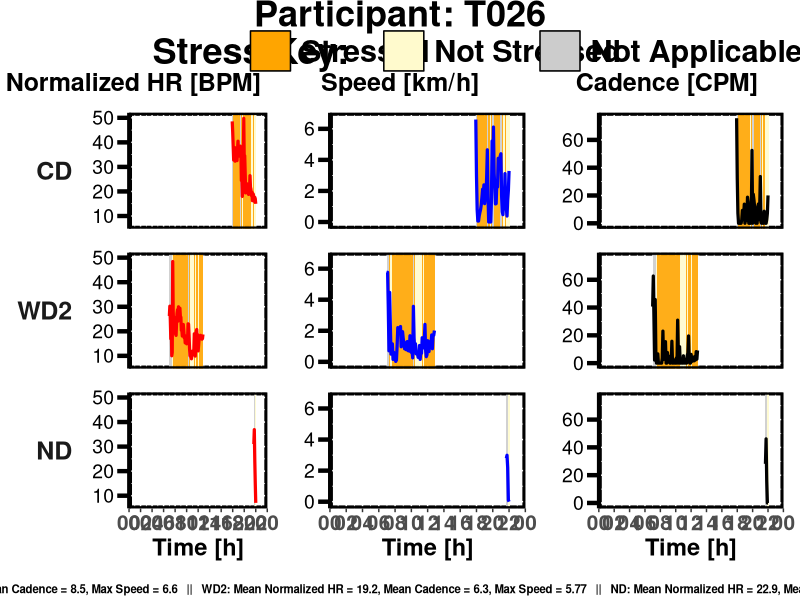
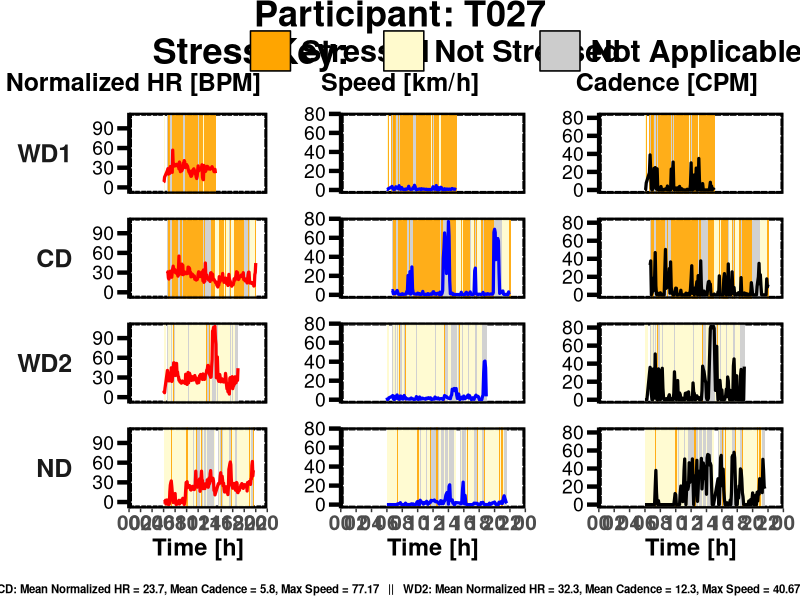
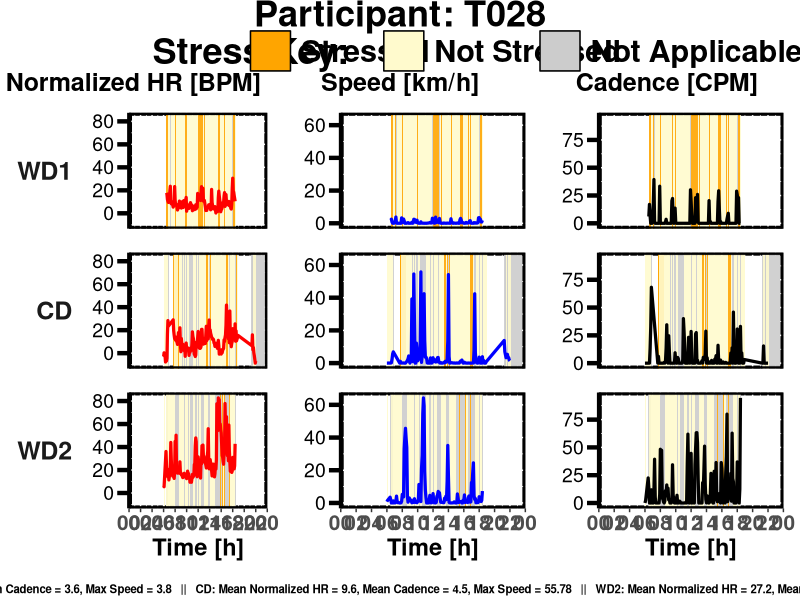
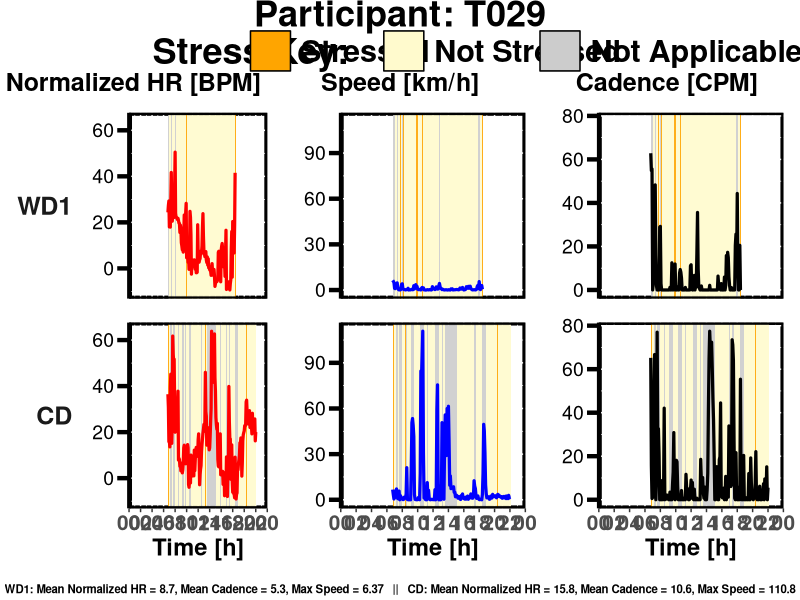
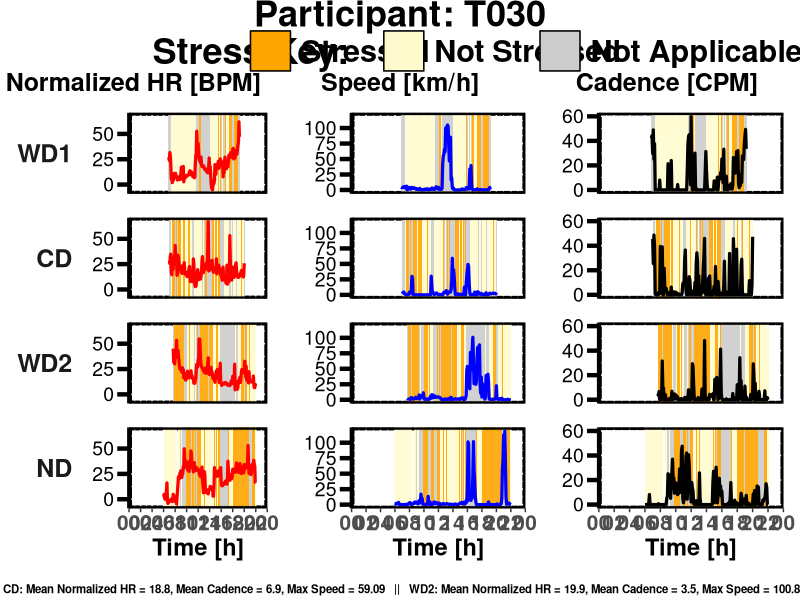
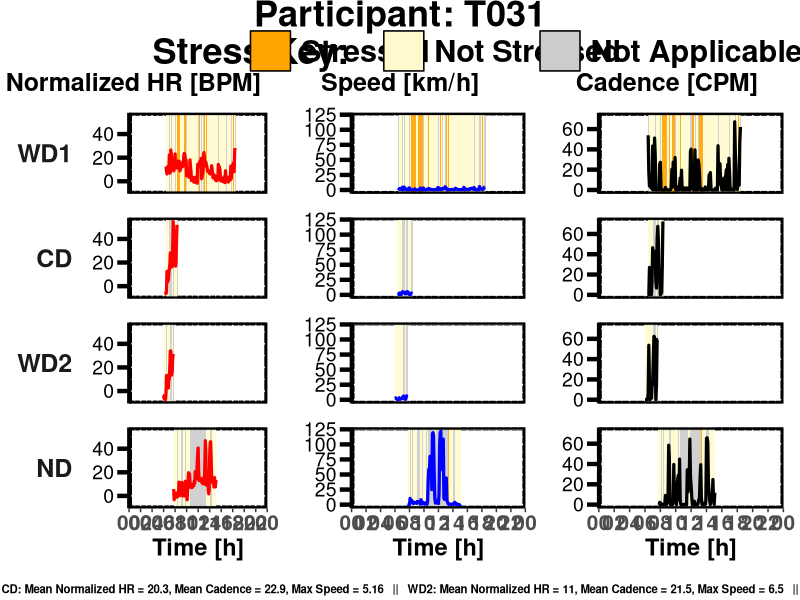
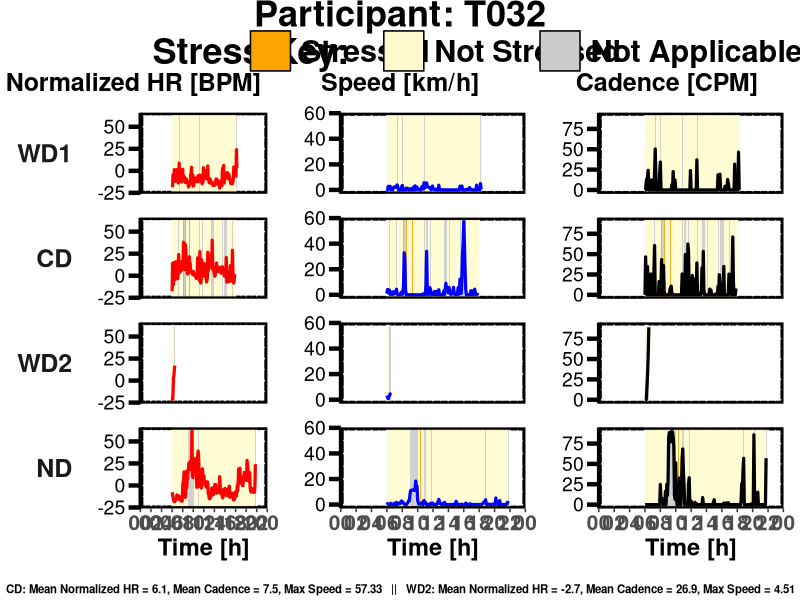
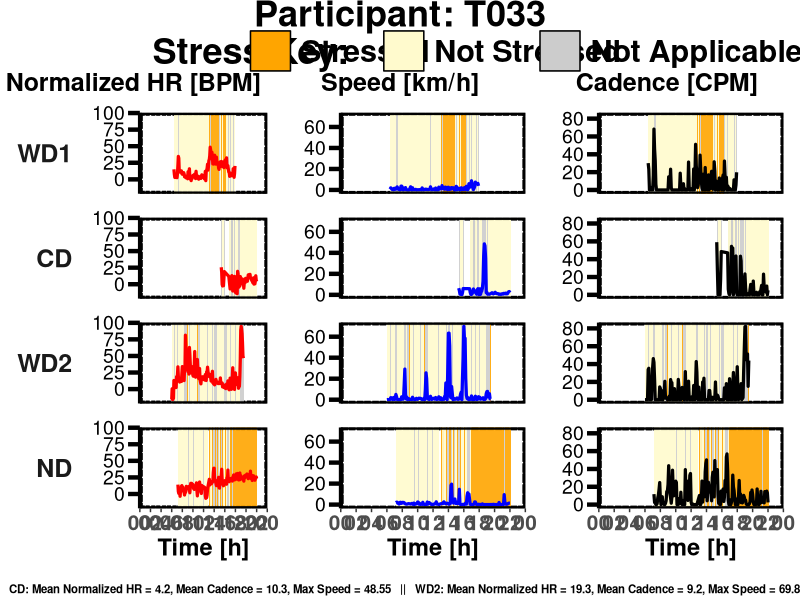

The R source for these figures, in order:
# -------------------------------
# LOAD LIBRARIES
# -------------------------------
library(tidyverse)
library(lubridate)
library(grid)
library(patchwork)
library(cowplot)

# -------------------------------
# LOAD AND PREP DATA
# -------------------------------
df <- read_csv("Predicted_Activity_With_Stress_Label.csv") %>%
  mutate(
    Time = suppressWarnings(ymd_hms(Time, quiet = TRUE)),
    Day_clean = str_extract(Day_label, "^[A-Za-z]+"),
    Day_clean = ifelse(Day_clean %in% c("PR", "MD", "RD", "PS"), Day_clean, NA),
    Day = factor(Day_clean, levels = c("PR", "MD", "PS", "RD")),  # Original levels ordered for display
    Stress = factor(Stress_Label,
                    levels = c("Stressed", "Not Stressed", "Not Applicable")),
    Participant = factor(Participant)
  ) %>%
  filter(!is.na(HR_Normalized), !is.na(Speed), !is.na(Cadence), !is.na(Day), !is.na(Time)) %>%
  arrange(Participant, Day, Time) %>%
  group_by(Participant) %>%
  mutate(
    TimeHour = as.numeric(difftime(Time, as.Date(Time), units = "hours"))
  ) %>%
  ungroup()

# -------------------------------
# COLOR DEFINITIONS
# -------------------------------
stress_colors <- c(
  "Stressed" = "orange",        # Red for stressed
  "Not Stressed" = "lemonchiffon",    # blue for not stressed
  "Not Applicable" = "grey80"   # Gray for not applicable
)

line_colors <- c(
  "HR_Normalized [BPM]" = "red",
  "Speed [km/h]" = "blue",
  "Cadence [CPM]" = "black"
)

# -------------------------------
# STRESS KEY FUNCTION
# -------------------------------
make_stress_key_absolute <- function(stress_colors, box_lines = 2.0, font_size = 22, hpad_npc = 0.12) {
  n <- length(stress_colors)
  x0 <- 0.01
  gg <- ggdraw()
  for (i in seq_along(stress_colors)) {
    color <- stress_colors[i]
    lab <- names(stress_colors)[i]
    gg <- gg +
      draw_grob(grid::rectGrob(
        x = unit(x0, "npc"),
        y = unit(0.5, "npc"),
        width = unit(box_lines, "lines"),
        height = unit(box_lines, "lines"),
        gp = grid::gpar(fill = color, col = "black", lwd = 1.5)
      )) +
      draw_label(lab, x = x0 + 0.08, y = 0.5,
                 hjust = 0, vjust = 0.5, fontface = "bold", size = font_size, color = "black")
    labw <- nchar(lab) * 0.015
    x0 <- x0 + 0.11 + labw + hpad_npc
  }
  gg
}

# Helper function to convert and order day labels for display
convert_day_labels <- function(day) {
  # First convert to new labels
  new_labels <- case_when(
    day == "MD" ~ "CD",
    day == "PR" ~ "WD1",
    day == "PS" ~ "WD2",
    day == "RD" ~ "ND",
    TRUE ~ day
  )
  # Then factor with desired order
  factor(new_labels, levels = c("WD1", "CD", "WD2", "ND"))
}

# -------------------------------
# PLOT SIGNAL PANEL (Dynamic xmax_add)
# -------------------------------
plot_signal_panel <- function(pid, df, signal, color, stress_colors, min_val, max_val, show_day_labels = FALSE, show_x_lab = TRUE) {
  df_part <- df %>% filter(Participant == pid)
  if (nrow(df_part) == 0) return(NULL)
  
  # Calculate median time difference between points (in hours)
  time_diffs <- diff(df_part$TimeHour)
  median_diff <- median(time_diffs, na.rm = TRUE)
  xmax_add <- median_diff * 1.01  # Slightly larger than median interval
  
  df_part <- df_part %>% mutate(SignalValue = .data[[signal]])
  
  # Create rectangles that adapt to the data frequency
  df_rects <- df_part %>%
    group_by(Day) %>%
    mutate(
      time_diff = c(median_diff, diff(TimeHour)),
      xstart = TimeHour,
      xend = pmin(TimeHour + time_diff, 24)
    ) %>%
    ungroup()
  
  # Convert day labels for display and order them
  df_part <- df_part %>% mutate(Day_display = convert_day_labels(as.character(Day)))
  df_rects <- df_rects %>% mutate(Day_display = convert_day_labels(as.character(Day)))
  
  ggplot(df_part, aes(x = TimeHour, y = SignalValue, group = Day)) +
    geom_rect(
      data = df_rects,
      aes(xmin = xstart, xmax = xend, ymin = -Inf, ymax = Inf, fill = Stress),
      inherit.aes = FALSE, alpha = 0.9, color = NA
    ) +
    geom_line(color = color, size = 1.1, show.legend = FALSE, na.rm = TRUE) +
    facet_wrap(~Day_display, ncol = 1, strip.position = "left") +
    scale_fill_manual(values = stress_colors, name = NULL) +
    scale_x_continuous(
      breaks = seq(0, 24, by = 2),
      labels = c("00", sprintf("%02d", seq(2, 22, by = 2)), "00"),
      expand = c(0, 0), limits = c(0, 24)
    ) +
    scale_y_continuous(limits = c(min_val, max_val), expand = c(0, 0.1)) +
    labs(x = if (show_x_lab) "Time [h]" else NULL, y = NULL) +
    theme(
      panel.background = element_rect(fill = "white", color = "black", size = 2.0),
      panel.border = element_rect(fill = NA, color = "black", linewidth = 1.5),
      panel.spacing = unit(1.2, "lines"),
      strip.background = element_blank(),
      strip.placement = "outside",
      strip.text.y.left = if (show_day_labels) 
        element_text(size = 18, margin = margin(r = 12), face = "bold", angle = 0, hjust = 1) 
      else element_blank(),
      axis.text.x = element_text(face = "bold", size = 15),
      axis.text.y.left = element_text(size = 14, color = "black", hjust = 1, vjust = 0.5),
      axis.ticks.y.left = element_line(color = "black", size = 1.5),
      axis.line.y.left = element_line(color = "black", size = 1.3),
      axis.ticks.length.y.left = unit(0.3, "cm"),
      axis.title.x = element_text(face = "bold", size = 17),
      axis.title.y = element_blank(),
      legend.position = "none",
      plot.title = element_blank(),
      plot.margin = margin(12, 12, 12, 12)
    )
}

# -------------------------------
# PARTICIPANT PANEL FUNCTION
# -------------------------------
plot_participant_panel <- function(pid, df, stress_colors, line_colors) {
  df_part <- df %>% filter(Participant == pid)
  if (nrow(df_part) == 0) return(NULL)
  
  calculate_limits <- function(x) {
    r <- range(x, na.rm = TRUE)
    c(r[1] - 0.05*diff(r), r[2] + 0.05*diff(r))
  }
  
  min_max <- list(
    HR_Normalized = calculate_limits(df_part$HR_Normalized),
    Speed = calculate_limits(df_part$Speed),
    Cadence = calculate_limits(df_part$Cadence)
  )
  
  p_HR <- plot_signal_panel(pid, df, "HR_Normalized", line_colors[1], stress_colors, 
                            min_max$HR_Normalized[1], min_max$HR_Normalized[2], 
                            show_day_labels = TRUE, show_x_lab = TRUE)
  p_Speed <- plot_signal_panel(pid, df, "Speed", line_colors[2], stress_colors, 
                               min_max$Speed[1], min_max$Speed[2], 
                               show_day_labels = FALSE, show_x_lab = TRUE)
  p_Cadence <- plot_signal_panel(pid, df, "Cadence", line_colors[3], stress_colors, 
                                 min_max$Cadence[1], min_max$Cadence[2], 
                                 show_day_labels = FALSE, show_x_lab = TRUE)
  
  title_plot <- ggdraw() +
    draw_label(paste0("Participant: ", pid), 
               fontface = "bold", size = 26, x = 0.5, hjust = 0.5, vjust = 0.5) +
    theme(plot.margin = margin(0, 0, 5, 0))
  
  stress_key_label <- ggdraw() +
    draw_label("Stress Key:", fontface = "bold", size = 26, x = 0, hjust = 0, vjust = 0.5)
  stress_key_plot <- make_stress_key_absolute(stress_colors)
  
  stress_key_row <- plot_grid(
    NULL, stress_key_label, stress_key_plot, NULL,
    ncol = 4, rel_widths = c(1.6, 1.2, 4.0, 1.6), align = "h"
  )
  
  signal_names_row <- plot_grid(
    ggdraw() + draw_label("Normalized HR [BPM]", fontface = "bold", size = 18, x = 0.5, hjust = 0.5),
    ggdraw() + draw_label("Speed [km/h]", fontface = "bold", size = 18, x = 0.5, hjust = 0.5),
    ggdraw() + draw_label("Cadence [CPM]", fontface = "bold", size = 18, x = 0.5, hjust = 0.5),
    ncol = 3
  )
  
  panels <- plot_grid(p_HR, p_Speed, p_Cadence, 
                      ncol = 3, align = "h", axis = "tb",
                      rel_widths = c(1.1, 1, 1))
  
  # Convert day labels for summary display and maintain order
  df_summary <- df_part %>%
    group_by(Day) %>%
    summarise(
      MeanHR = round(mean(HR_Normalized, na.rm = TRUE), 1),
      MaxSpeed = round(max(Speed, na.rm = TRUE), 2),
      MeanCadence = round(mean(Cadence, na.rm = TRUE), 1),
      .groups = "drop"
    ) %>%
    mutate(Day_display = convert_day_labels(as.character(Day))) %>%
    arrange(Day_display)  # Sort by the display order
  
  summary_text <- paste(
    paste0(df_summary$Day_display, ": Mean Normalized HR = ", df_summary$MeanHR,
           ", Mean Cadence = ", df_summary$MeanCadence,
           ", Max Speed = ", df_summary$MaxSpeed),
    collapse = "   ||   "
  )
  
  footer <- ggdraw() +
    draw_label(summary_text, size = 8.2, fontface = "bold", x = 0.5, hjust = 0.5, vjust = 0.5)
  
  plot_grid(
    title_plot,
    stress_key_row,
    signal_names_row,
    panels,
    footer,
    ncol = 1,
    rel_heights = c(0.12, 0.12, 0.10, 1.7, 0.08)
  )
}

# -------------------------------
# GENERATE PDF OUTPUT
# -------------------------------
participants <- unique(df$Participant)
pdf("Predicted_Activity_With_Stress_Label.pdf", width = 18, height = 9)
for (pid in participants) {
  plot_obj <- plot_participant_panel(pid, df, stress_colors, line_colors)
  if (!is.null(plot_obj)) print(plot_obj)
}
dev.off()